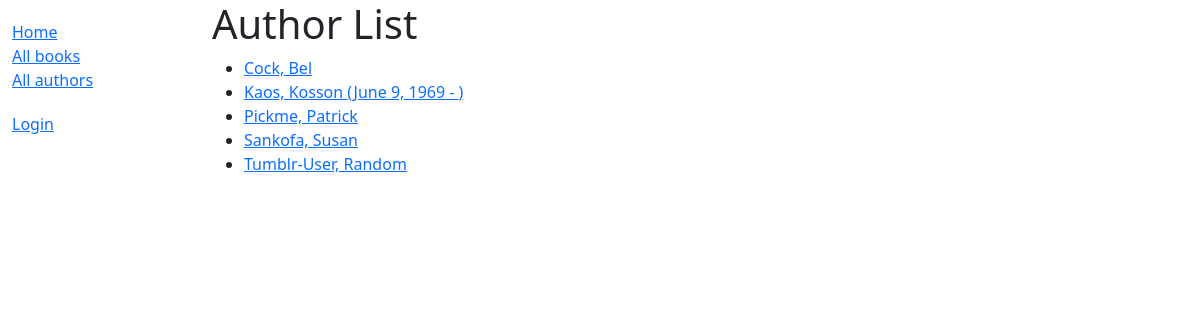
Screenshot of /catalog/authors/ with the database file from the repository.
### catalog/models.py (models this page shows)
class Author(models.Model):
    first_name = models.CharField(max_length=100)
    last_name = models.CharField(max_length=100)
    date_of_birth = models.DateField(null=True, blank=True)
    date_of_death = models.DateField('died', null=True, blank=True)
    def get_absolute_url(self):
        return reverse('author-detail', args=[str(self.id)])
    def __str__(self):
        return f'{self.last_name}, {self.first_name}'
    class Meta:
        ordering = ['last_name', 'first_name']

### catalog/views.py (the view)
# urls.py: path('authors/', views.AuthorListView.as_view(), name='authors'),
class AuthorListView(generic.ListView):
    model = Author
    paginate_by = 10
    context_object_name = 'author_list'
    queryset = Author.objects.all().order_by('last_name')
    template_name = 'author_list.html'

### catalog/templates/catalog/author_list.html
{%extends "base_generic.html"%}
{% block content%}
<h1>Author List</h1>
{% if author_list %}
<ul>
    {% for author in author_list %}
    <li>
        <a href="{{ author.get_absolute_url }}">
            {{ author }}
            {% if author.date_of_birth %}
            ({{ author.date_of_birth}} - {%if author.date_of_death%}{{author.date_of_death}}{% endif%})
            {% endif %}
        </a>
    </li>
    {% endfor %}
</ul>
{% else %}
<p>There are no Authors available.</p>
{% endif %}
{% endblock %}

### rows the page displays
Author: last_name+first_name "Cock, Bel"
Author: last_name+first_name "Kaos, Kosson", date_of_birth "June 9, 1969"
Author: last_name+first_name "Pickme, Patrick"
Author: last_name+first_name "Sankofa, Susan"
Author: last_name+first_name "Tumblr-User, Random"
